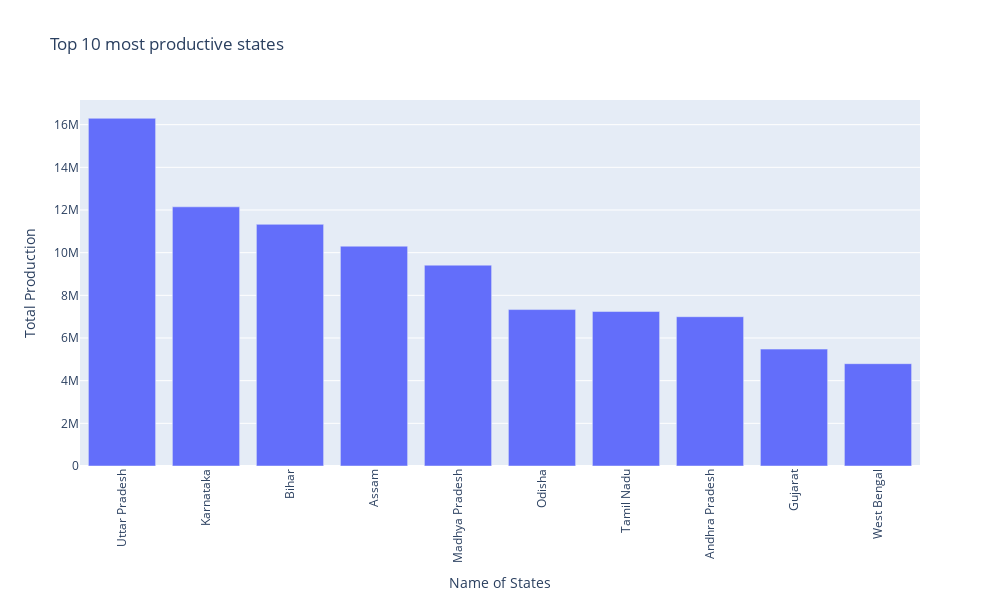

This figure's notebook cell:
### Code cell
values = data.groupby(by="State_Name")["Production"].sum().sort_values(ascending=False)[:10].values
index = data.groupby(by="State_Name")["Production"].sum().sort_values(ascending=False)[:10].index

fig = px.bar(x=index, y=values, title="Top 10 most productive states")

fig.update_layout(
    xaxis_tickangle=-90,
    xaxis_tickmode='linear',
    width=1000,
    height=600,
    xaxis_title = "Name of States",
    yaxis_title = "Total Production"
)

fig.show()

### Figure 1 — Plotly figure (JSON) as saved in the notebook; plotly's stock layout.template omitted (floating-point values rounded to 4 significant figures)
{"data": [{"hovertemplate": "x=%{x}<br>y=%{y}<extra></extra>", "legendgroup": "", "marker": {"color": "#636efa", "pattern": {"shape": ""}}, "name": "", "orientation": "v", "showlegend": false, "textposition": "auto", "type": "bar", "x": ["Uttar Pradesh", "Karnataka", "Bihar", "Assam", "Madhya Pradesh", "Odisha", "Tamil Nadu", "Andhra Pradesh", "Gujarat", "West Bengal"], "xaxis": "x", "y": [16300000.0, 12150000.0, 11330000.0, 10300000.0, 9414000.0, 7333000.0, 7242000.0, 6998000.0, 5479000.0, 4796000.0], "yaxis": "y"}], "layout": {"barmode": "relative", "height": 600, "legend": {"tracegroupgap": 0}, "title": {"text": "Top 10 most productive states"}, "width": 1000, "xaxis": {"anchor": "y", "domain": [0, 1], "tickangle": -90, "tickmode": "linear", "title": {"text": "Name of States"}}, "yaxis": {"anchor": "x", "domain": [0, 1], "title": {"text": "Total Production"}}}}
